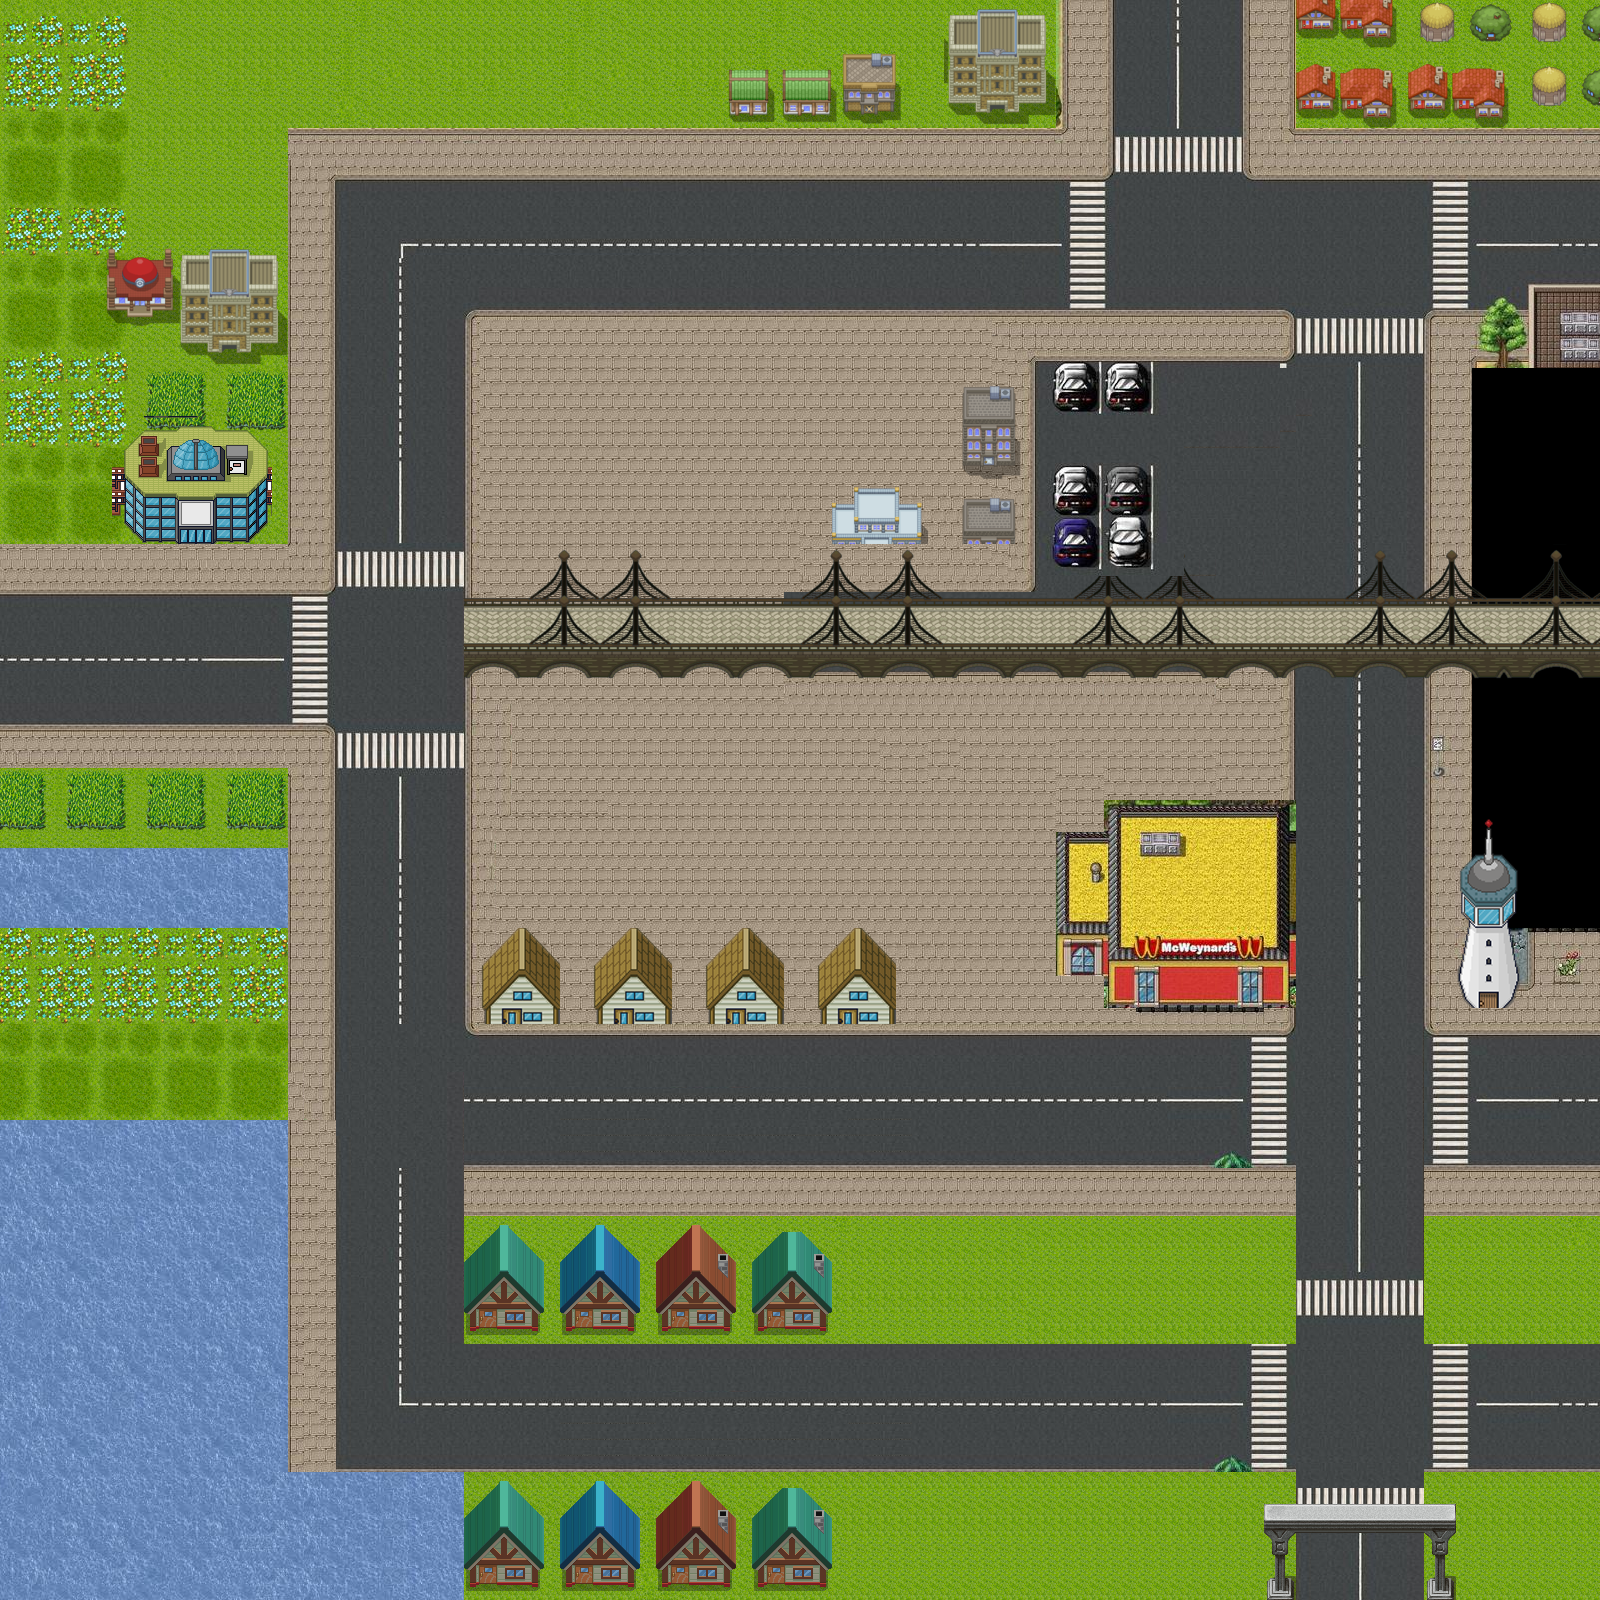

The image is a tile-based game level rendered from a .tmx file. Its description and source (layers, tilesets, objects; grid data summarised) follow:
An orthogonal 100x100 tile map with 16x16 px tiles, 5 tile layers (Roads, Grass, Water, Buildings, ...), 14 tilesets and 53 objects (House 1, House 2, House 3, House 4, House 5, ...).

<map version="1.0" orientation="orthogonal" width="100" height="100" tilewidth="16" tileheight="16">
 <tileset firstgid="1" name="cxe4y" tilewidth="16" tileheight="16" margin="1">
  <image source="images/cxe4y.jpg" width="1944" height="1296" />
 </tileset>
 <tileset firstgid="9681" name="newphotilesetir2" tilewidth="16" tileheight="16" margin="1">
  <image source="images/newphotilesetir2.png" width="814" height="613" />
 </tileset>
 <tileset firstgid="11581" name="Gym" tilewidth="16" tileheight="16">
  <image source="images/Gym.png" width="120" height="145" />
 </tileset>
 <tileset firstgid="11644" name="tower" tilewidth="16" tileheight="16">
  <image source="images/tower.png" width="66" height="199" />
 </tileset>
 <tileset firstgid="11692" name="House" tilewidth="16" tileheight="16">
  <image source="images/House.png" width="83" height="105" />
 </tileset>
 <tileset firstgid="11722" name="tiles3" tilewidth="16" tileheight="16">
  <image source="images/tilea2.png" width="512" height="384" />
 </tileset>
 <tileset firstgid="12490" name="houses" tilewidth="16" tileheight="16">
  <image source="images/pokemon_tileset_from_public_tiles_wip_by_yani_kurai-d5xdb0y.png" width="894" height="894" />
 </tileset>
 <tileset firstgid="15515" name="tilea1" tilewidth="16" tileheight="16">
  <image source="images/tilea1.png" width="512" height="384" />
 </tileset>
 <tileset firstgid="16283" name="public_tileset_by_orohnpokemon-d4vpcfu" tilewidth="16" tileheight="16">
  <image source="images/public_tileset_by_orohnpokemon-d4vpcfu.png" width="864" height="705" />
 </tileset>
 <tileset firstgid="18659" name="water2" tilewidth="16" tileheight="16">
  <image source="images/images.jpg" width="221" height="228" />
 </tileset>
 <tileset firstgid="18841" name="scbw_tiles" tilewidth="16" tileheight="16">
  <image source="images/scbw_tiles.png" width="918" height="678" />
 </tileset>
 <tileset firstgid="21235" name="5123zs" tilewidth="16" tileheight="16">
  <image source="images/5123zs.png" width="512" height="512" />
 </tileset>
 <tileset firstgid="22259" name="tileset1" tilewidth="16" tileheight="16">
  <image source="images/tileset1.png" width="512" height="512" />
 </tileset>
 <tileset firstgid="23283" name="tileset3" tilewidth="16" tileheight="16">
  <image source="images/6525c6b0702a85a8a6455ee957f97.png" width="512" height="512" />
 </tileset>
 <layer name="Roads" width="100" height="100">
  <properties>
   <property name="Passable" value="0" />
  </properties>
  <data>[10000 cells, 9713 non-empty, 3247 distinct tile ids]</data>
 </layer>
 <layer name="Grass" width="100" height="100">
  <properties>
   <property name="Passable" value="false" />
  </properties>
  <data>[10000 cells, 658 non-empty, 98 distinct tile ids]</data>
 </layer>
 <layer name="Water" width="100" height="100">
  <data>[10000 cells, 718 non-empty, 159 distinct tile ids]</data>
 </layer>
 <layer name="Buildings" width="100" height="100">
  <data>[10000 cells, 1925 non-empty, 1044 distinct tile ids]</data>
 </layer>
 <layer name="Gates" width="100" height="100">
  <data>[10000 cells, 40 non-empty, 20 distinct tile ids]</data>
 </layer>
 <objectgroup name="Houses" width="100" height="100">
  <properties>
   <property name="Passable" value="0" />
  </properties>
  <object name="House 1" x="480" y="928" width="80" height="96">
   <properties>
    <property name="Passable" value="false" />
   </properties>
  </object>
  <object name="House 2" x="592" y="928" width="80" height="96">
   <properties>
    <property name="Passable" value="false" />
   </properties>
  </object>
  <object name="House 3" x="704" y="928" width="80" height="96">
   <properties>
    <property name="Passable" value="false" />
   </properties>
  </object>
  <object name="House 4" x="816" y="928" width="80" height="96">
   <properties>
    <property name="Passable" value="false" />
   </properties>
  </object>
  <object name="House 5" x="464" y="1216" width="80" height="128">
   <properties>
    <property name="Passable" value="false" />
   </properties>
  </object>
  <object name="House 6" x="560" y="1216" width="80" height="128">
   <properties>
    <property name="Passable" value="false" />
   </properties>
  </object>
  <object name="House 7" x="656" y="1216" width="80" height="128">
   <properties>
    <property name="Passable" value="false" />
   </properties>
  </object>
  <object name="House 8" x="752" y="1216" width="80" height="128">
   <properties>
    <property name="Passable" value="false" />
   </properties>
  </object>
  <object name="House 9" x="464" y="1472" width="80" height="128">
   <properties>
    <property name="Passable" value="false" />
   </properties>
  </object>
  <object name="House 10" x="560" y="1472" width="80" height="128">
   <properties>
    <property name="Passable" value="false" />
   </properties>
  </object>
  <object name="House 11" x="656" y="1472" width="80" height="128">
   <properties>
    <property name="Passable" value="false" />
   </properties>
  </object>
  <object name="House 12" x="752" y="1472" width="80" height="128">
   <properties>
    <property name="Passable" value="false" />
   </properties>
  </object>
  <object name="House 13" x="176" y="256" width="112" height="112">
   <properties>
    <property name="Passable" value="false" />
   </properties>
  </object>
 </objectgroup>
 <objectgroup name="Banks" width="100" height="100">
  <properties>
   <property name="Passable" value="Sami" />
  </properties>
 </objectgroup>
 <objectgroup name="Shops" width="100" height="100">
  <object x="1056" y="800" width="240" height="208" />
  <object x="112" y="432" width="160" height="112" />
 </objectgroup>
 <objectgroup name="Highway" width="100" height="100">
  <object x="464" y="608" width="1136" height="64" />
 </objectgroup>
 <objectgroup name="Gates" width="100" height="100">
  <object name="Gate 1" x="1264" y="1504" width="192" height="96" />
 </objectgroup>
 <objectgroup name="Roads" width="100" height="100">
  <object x="480" y="176" width="624" height="144" />
  <object x="1104" y="0" width="144" height="176" />
  <object x="1248" y="176" width="288" height="144" />
  <object x="1296" y="672" width="128" height="368" />
  <object x="480" y="1040" width="816" height="128" />
  <object x="736" y="1456" width="832" height="128" />
  <object x="1424" y="1344" width="176" height="128" />
  <object x="1424" y="1040" width="176" height="128" />
  <object x="336" y="768" width="128" height="272" />
  <object x="336" y="1168" width="128" height="304" />
  <object x="0" y="592" width="288" height="128" />
  <object x="336" y="320" width="128" height="272" />
  <object x="1280" y="368" width="144" height="240" />
 </objectgroup>
 <objectgroup color="#a40b00" name="Robber Collision" width="100" height="100">
  <object x="0" y="1120" width="288" height="480" />
  <object x="288" y="1472" width="176" height="128" />
  <object x="0" y="848" width="288" height="80" />
  <object x="0" y="768" width="288" height="64" />
  <object x="464" y="560" width="1136" height="32" />
  <object x="464" y="672" width="1136" height="16" />
  <object x="1456" y="832" width="80" height="176" />
  <object x="832" y="496" width="96" height="48" />
  <object x="960" y="384" width="64" height="160" />
  <object x="720" y="48" width="336" height="80" />
  <object x="1296" y="0" width="304" height="128" />
  <object x="112" y="256" width="64" height="176" />
  <object x="176" y="368" width="112" height="64" />
 </objectgroup>
 <objectgroup color="#0100a4" name="Police Collision" width="100" height="100">
  <object x="464" y="320" width="832" height="720" />
  <object x="464" y="1168" width="832" height="176" />
  <object x="1424" y="1168" width="176" height="176" />
  <object x="0" y="720" width="336" height="784" />
  <object x="0" y="0" width="336" height="592" />
  <object x="336" y="0" width="784" height="176" />
  </objectgroup>
</map>
<!-- 4 of 53 objects omitted -->
